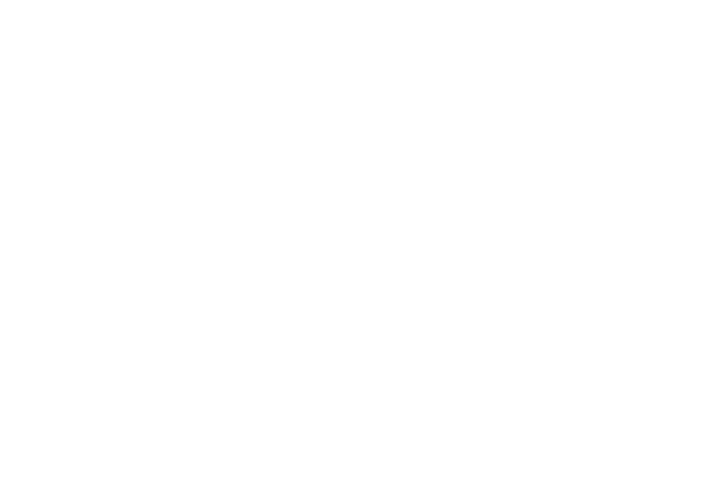
Frame 1 (no input)
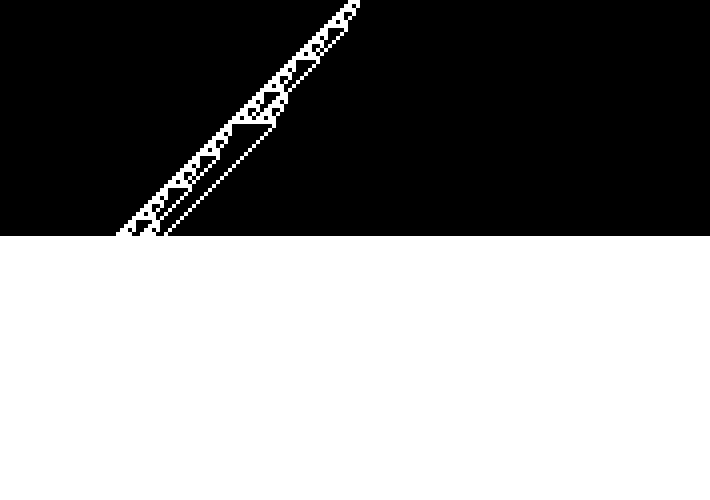
Frame 60 (no input)
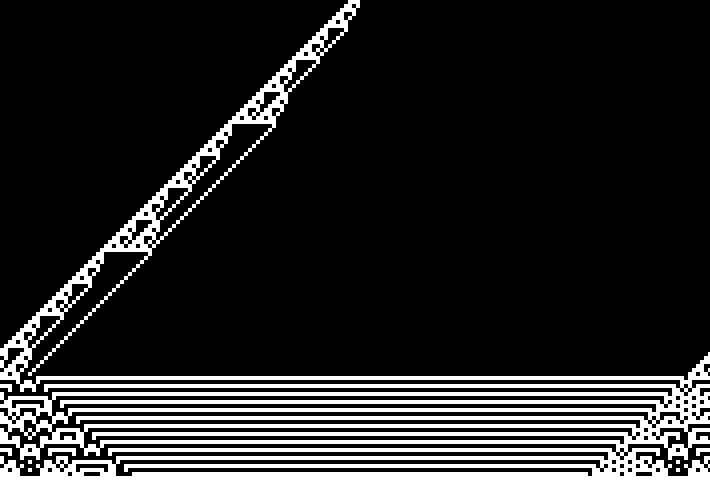
Frame 120 (the mouse pressed at the canvas centre since frame 60)

The p5.js sketch that drew these frames (run headless with seeded random() and noise() and a simulated clock; from frame 60 on, the mouse is pressed at the canvas centre):

// p5.js sketch
// ── sketch.js
let cells = [];
// This is our "window" of cells.
let history = [];
let ruleSet;
let w = 4;
let ruleCollection = [1, 9, 30, 45, 58, 60, 69, 105, 110, 129, 169, 182, 195, 219];


function chooseRuleSet(n) {
  return parseInt(n, 10).toString(2).padStart(8, "0");
}

function setup() {
  // We want an odd # of cells.
  createCanvas(710, 500);
  background(220);
  ruleSet = chooseRuleSet(random(ruleCollection))
  let total = width / w;
  for (let i = 0; i < total; i++) {
    cells[i] = 0
  }
  cells[floor(total/2)] = 1
}

function draw() {
  history.push(cells);

  // Rule-change logic. After ~100 generations.
  if (random(1) < 0.01) {
    ruleSet = chooseRuleSet(random(ruleCollection));
  }

  // Infinite Scroll logic.
  let rows = height/w;
  if (history.length > rows + 1) {
    // Pop from front of array once we fill up screen.
    history.splice(0, 1);
  }

  // Drawing logic.
  let y = 0;
  background(255);
  for(let cells of history) {
    for (let i = 0; i < cells.length; i++) {
      let x = i * w;
      if (cells[i] == 1) {
        noStroke();
        // 1 is Black. 0 is White.
        fill(255 - cells[i] * 255);
        square(x, y - w, w);
      }
    }
    y += w;
  }

  // Next-generation logic.
  let nextCells = [];
  for (let i = 0; i < cells.length; i++) {
    // Wrap-around by modding & adding size of array
    let left = cells[(i - 1 + cells.length) % cells.length];
    let right = cells[(i + 1 + cells.length) % cells.length];
    let state = cells[i]
  
    let newState = calculateState(left, state, right);
    nextCells[i] = newState;
  }

  cells = nextCells;
}

function calculateState(a, b, c) {
  let neighborhood = '' + a + b + c;
  // Subtract from 7 so '111' is the first in array, b '000' is the last.
  let value = 7 - parseInt(neighborhood, 2);
  return ruleSet[value]
}
// ── style.css
html, body {
  margin: 0;
  padding: 0;
  background-image: url(‘IMG_0752.JPG’);
  background-repeat: no-repeat;
  color: #FFFFFF;
}

canvas {
  display: block;
}
